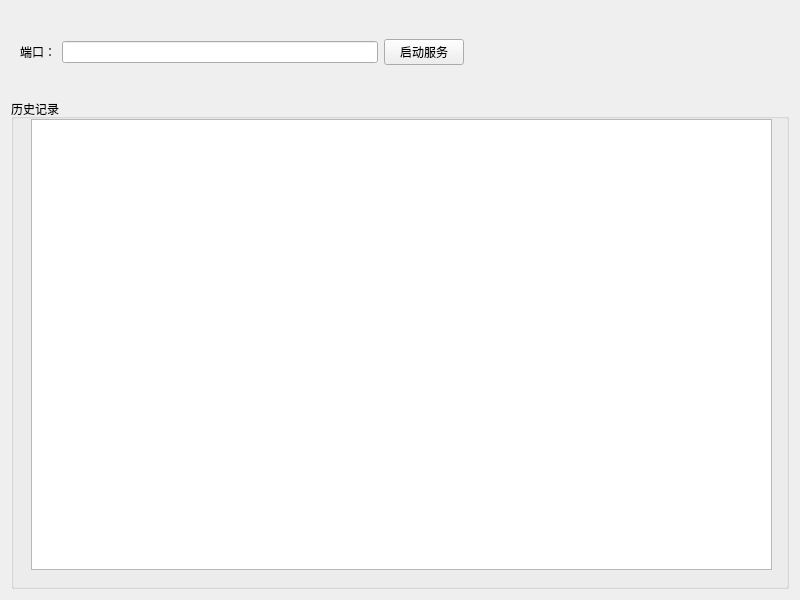
<?xml version="1.0" encoding="UTF-8"?>
<ui version="4.0">
 <class>Widget</class>
 <widget class="QWidget" name="Widget">
  <property name="geometry">
   <rect>
    <x>0</x>
    <y>0</y>
    <width>800</width>
    <height>600</height>
   </rect>
  </property>
  <property name="windowTitle">
   <string>Widget</string>
  </property>
  <layout class="QVBoxLayout" name="verticalLayout" stretch="1,6">
   <item>
    <widget class="QWidget" name="widget" native="true">
     <layout class="QHBoxLayout" name="horizontalLayout">
      <item>
       <widget class="QLabel" name="label_port">
        <property name="text">
         <string>端口：</string>
        </property>
       </widget>
      </item>
      <item>
       <widget class="QLineEdit" name="lineEdit_port"/>
      </item>
      <item>
       <widget class="QPushButton" name="pushButton_start">
        <property name="text">
         <string>启动服务</string>
        </property>
       </widget>
      </item>
      <item>
       <spacer name="horizontalSpacer">
        <property name="orientation">
         <enum>Qt::Horizontal</enum>
        </property>
        <property name="sizeHint" stdset="0">
         <size>
          <width>40</width>
          <height>20</height>
         </size>
        </property>
       </spacer>
      </item>
     </layout>
    </widget>
   </item>
   <item>
    <widget class="QGroupBox" name="groupBox_record">
     <property name="title">
      <string>历史记录</string>
     </property>
     <widget class="QTextEdit" name="textEdit_record">
      <property name="geometry">
       <rect>
        <x>20</x>
        <y>20</y>
        <width>741</width>
        <height>451</height>
       </rect>
      </property>
     </widget>
    </widget>
   </item>
  </layout>
 </widget>
 <resources/>
 <connections/>
</ui>
